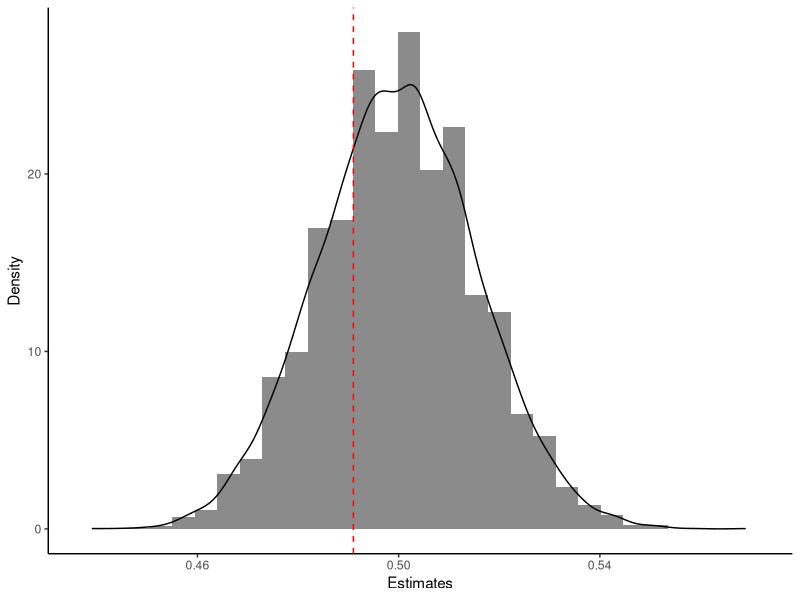
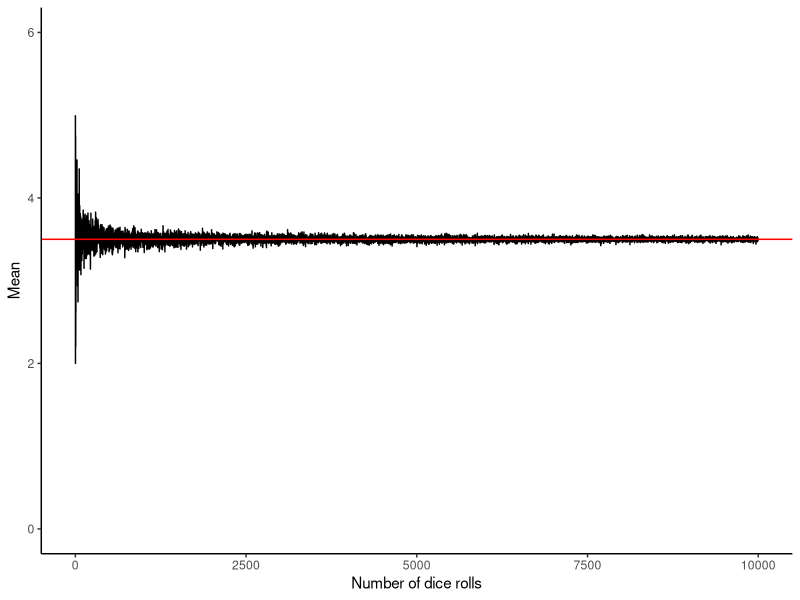
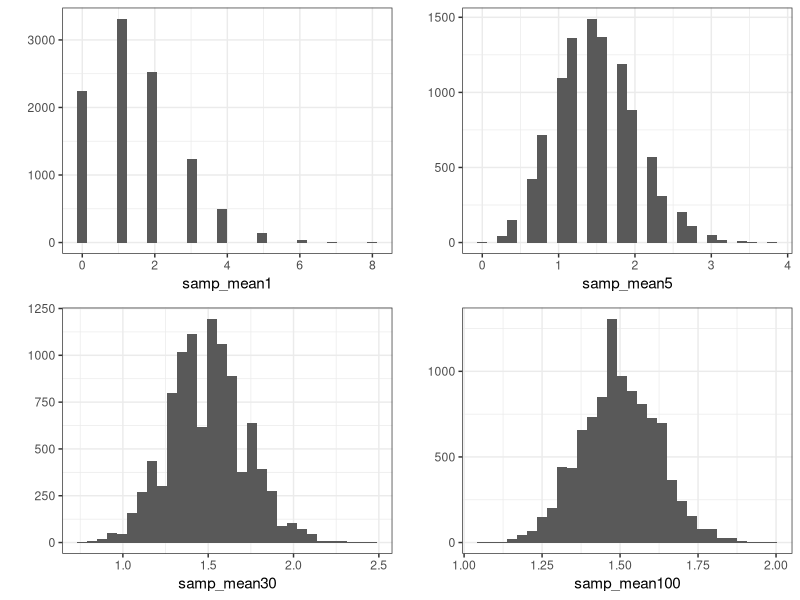

Here is the R script that generated these plots, in order:
## ---- chunk 1
knitr::opts_chunk$set(echo = TRUE)
## ---- chunk 2
library(DiagrammeR)
grViz("digraph flowchart {
      # node definitions with substituted label text
      node [fontname = Helvetica, shape = rectangle]        
      tab1 [label = '@@1']
      tab2 [label = '@@2']
      tab3 [label = '@@3']

      # edge definitions with the node IDs
      tab1 -> tab2 -> tab3;
      }

      [1]: 'Estimand'
      [2]: 'Estimator'
      [3]: 'Estimate'
      ")
## ---- chunk 3
set.seed(01102020)
X <- rbinom(1000, 1, 0.5)

mean.estimator = function(X) {
  # Calculate the size of the sample, n.
  n <- length(X)
  # Apply the estimator to the sample data.
  mu.hat <- (1/n) * sum(X)
  return(mu.hat)
}

# Estimate mean
mean.estimator(X)
## ---- chunk 4
library(ggplot2)
## ---- chunk 5
mu_samp <- replicate(10000, mean.estimator(rbinom(1000, 1, 0.5)))
## ---- chunk 6
ggplot() + 
  geom_histogram(aes(mu_samp, y = ..density..), alpha = 0.7) +
  geom_density(aes(mu_samp)) + 
  geom_vline(xintercept = 0.491, lty = 2, col = "red") +
  labs(x = "Estimates", y = "Density") + theme_classic()
## ---- chunk 7
die <- 1:6
roll <- function(n) {
  mean(sample(die, size = n, replace = TRUE))
}

rolls <- sapply(1:10000, roll)

ggplot() +
  geom_line(aes(x = 1:10000, y = rolls)) +
  geom_hline(yintercept = 3.5, col = "red") +
  ylim(limits = c(0, 6)) +
  labs(x =  "Number of dice rolls", y = "Mean") +
  theme_classic()
## ---- chunk 8
samp_mean1 <- samp_mean5 <- samp_mean30 <- samp_mean100 <- rep(0, 10000)

for (i in 1:10000) {
  samp_mean1[i] <- mean(rpois(1, 1.5))
  samp_mean5[i] <- mean(rpois(5, 1.5))
  samp_mean30[i] <- mean(rpois(30, 1.5))
  samp_mean100[i] <- mean(rpois(100, 1.5))
}

gridExtra::grid.arrange(qplot(samp_mean1) + theme_bw(), 
                        qplot(samp_mean5) + theme_bw(),
                        qplot(samp_mean30) + theme_bw(),
                        qplot(samp_mean100) + theme_bw())
